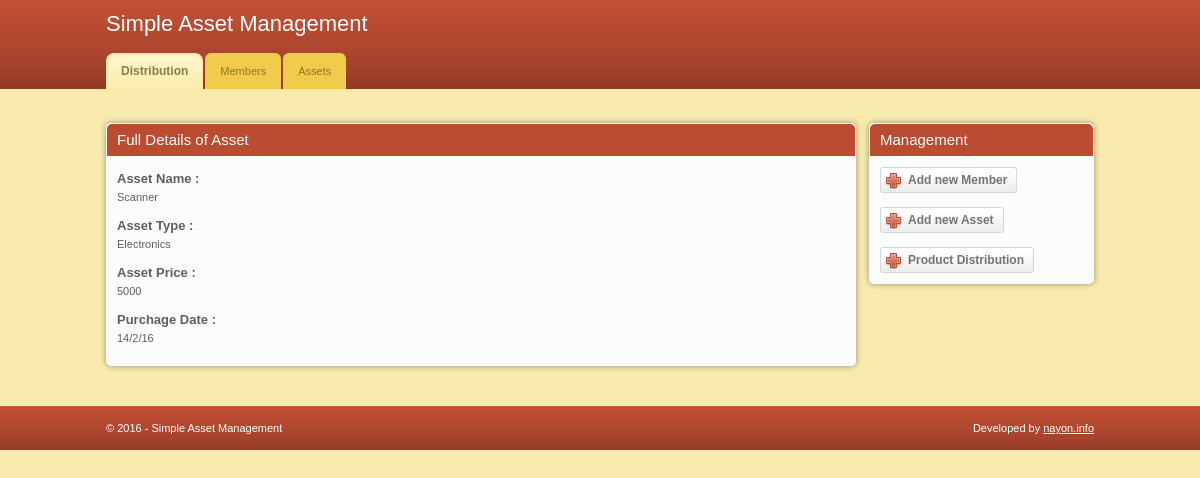
The app's page /assets/4 with its own data.
### assetapp/models.py (models this page shows, shortened)
class Asset(models.Model):
    name = models.CharField(max_length=50)
    assettype = models.CharField(max_length=50)
    price = models.CharField(max_length=50)
    date = models.CharField(max_length=10)

### assetapp/views.py (the view)
# urls.py: url(r'^assets/(?P<id>[0-9]+)$', views.assetsdetails, name='assets'),
def assetsdetails(request, id):
    instance = get_object_or_404(Asset, pk=id)
    context = {
        "title": "Hello",
        "more": instance
    }
    return render(request, 'assetapp/assetdetails.html', context)

### assetapp/templates/assetapp/assetdetails.html (shortened to what this page needs)
{% extends 'base.html' %}
{% block content %}
<div class="box">
    <div class="box-head">
        <h2>Full Details of Asset</h2>
    </div>
        <div class="form">
            <label>Asset Name : </label>
            <p>{{ more.name }}</p>
            <label>Asset Type : </label>
            <p>{{ more.assettype }}</p>
             <label>Asset Price : </label>
            <p>{{ more.price }}</p>
             <label>Purchage Date : </label>
            <p>{{ more.date }}</p>
        </div>
</div>
{% endblock content %}

### assetapp/static/assetapp/css/style.css (style rules this page uses)
* { padding:0; margin:0; outline:0; }
body { background:#f9ebae; font-family: Verdana, sans-serif; font-size:11px; line-height:14px; color:#5e5e5e; }
h2 { font-size:15px; font-weight: normal; }
.box { background:#fbfcfc; height:100%; padding:1px; margin-bottom:20px; }
.box-head { background:#ba4c32; height:32px; color:#fff; padding: 0 10px; line-height:32px; white-space:nowrap; border-bottom:solid 1px #fff; }
.form { padding:15px 10px 5px 10px; }
.form label { display:block; font-weight: bold; font-size:13px; padding-bottom:4px; }
.form p { padding-bottom:15px; }
.box { -moz-border-radius:5px; -webkit-border-radius:5px; -moz-box-shadow: 0 0 6px #978f6c; -webkit-box-shadow: 0 0 6px #978f6c; }
.box-head { -moz-border-radius-topleft:5px; -moz-border-radius-topright:5px; -webkit-border-top-left-radius:5px; -webkit-border-top-right-radius:5px; }

### records on screen
Asset: name "Scanner", assettype "Electronics", price "5000", date "14/2/16"
